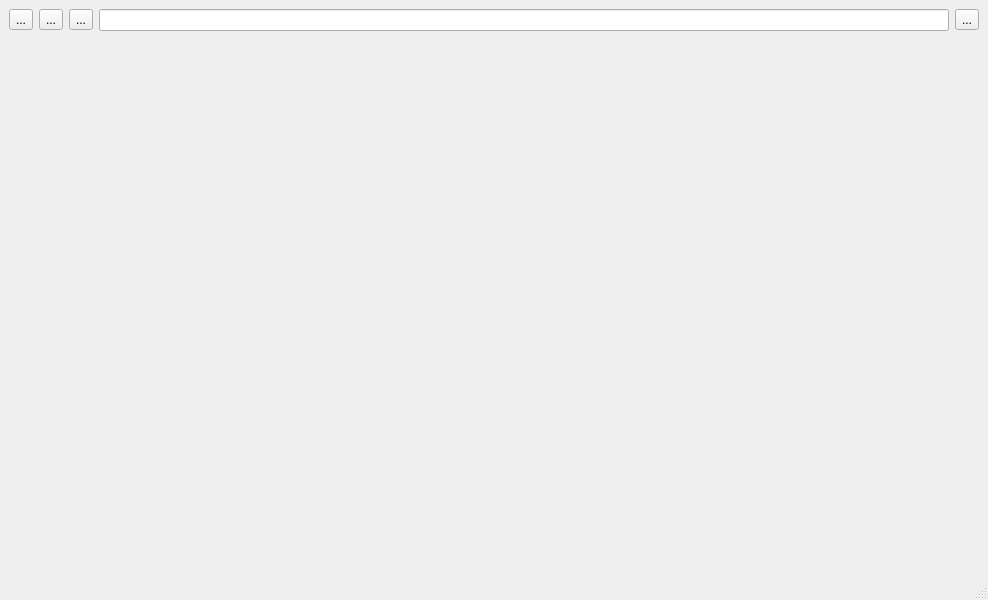
<?xml version="1.0" encoding="UTF-8"?>
<ui version="4.0">
 <class>MainWindow</class>
 <widget class="QMainWindow" name="MainWindow">
  <property name="geometry">
   <rect>
    <x>0</x>
    <y>0</y>
    <width>988</width>
    <height>600</height>
   </rect>
  </property>
  <property name="windowTitle">
   <string>MainWindow</string>
  </property>
  <widget class="QWidget" name="centralwidget">
   <layout class="QVBoxLayout" name="verticalLayout_2">
    <item>
     <layout class="QHBoxLayout" name="horizontalLayout_2">
      <item>
       <widget class="QToolButton" name="backButton">
        <property name="text">
         <string>...</string>
        </property>
        <property name="icon">
         <iconset resource="custom.qrc">
          <normaloff>:/images/left-arrow.png</normaloff>:/images/left-arrow.png</iconset>
        </property>
        <property name="iconSize">
         <size>
          <width>32</width>
          <height>32</height>
         </size>
        </property>
       </widget>
      </item>
      <item>
       <widget class="QToolButton" name="forwardButton">
        <property name="styleSheet">
         <string notr="true">image: url(:/images/left-arrow.png);</string>
        </property>
        <property name="text">
         <string>...</string>
        </property>
        <property name="icon">
         <iconset resource="custom.qrc">
          <normaloff>:/images/right-arrow.png</normaloff>:/images/right-arrow.png</iconset>
        </property>
        <property name="iconSize">
         <size>
          <width>32</width>
          <height>32</height>
         </size>
        </property>
       </widget>
      </item>
      <item>
       <widget class="QToolButton" name="refreshButton">
        <property name="text">
         <string>...</string>
        </property>
        <property name="icon">
         <iconset resource="custom.qrc">
          <normaloff>:/images/refresh.png</normaloff>:/images/refresh.png</iconset>
        </property>
        <property name="iconSize">
         <size>
          <width>32</width>
          <height>32</height>
         </size>
        </property>
       </widget>
      </item>
      <item>
       <widget class="QLineEdit" name="lineEdit"/>
      </item>
      <item>
       <widget class="QToolButton" name="searchButton">
        <property name="text">
         <string>...</string>
        </property>
        <property name="icon">
         <iconset theme="edit-find-replace" resource="custom.qrc">
          <normaloff>:/images/searchM.png</normaloff>:/images/searchM.png</iconset>
        </property>
        <property name="iconSize">
         <size>
          <width>32</width>
          <height>32</height>
         </size>
        </property>
       </widget>
      </item>
     </layout>
    </item>
    <item>
     <layout class="QVBoxLayout" name="webContainer">
      <item>
       <spacer name="verticalSpacer">
        <property name="orientation">
         <enum>Qt::Vertical</enum>
        </property>
        <property name="sizeHint" stdset="0">
         <size>
          <width>20</width>
          <height>40</height>
         </size>
        </property>
       </spacer>
      </item>
     </layout>
    </item>
   </layout>
  </widget>
  <widget class="QMenuBar" name="menubar">
   <property name="geometry">
    <rect>
     <x>0</x>
     <y>0</y>
     <width>988</width>
     <height>22</height>
    </rect>
   </property>
  </widget>
  <widget class="QStatusBar" name="statusbar"/>
 </widget>
 <resources>
  <include location="custom.qrc"/>
 </resources>
 <connections/>
</ui>
